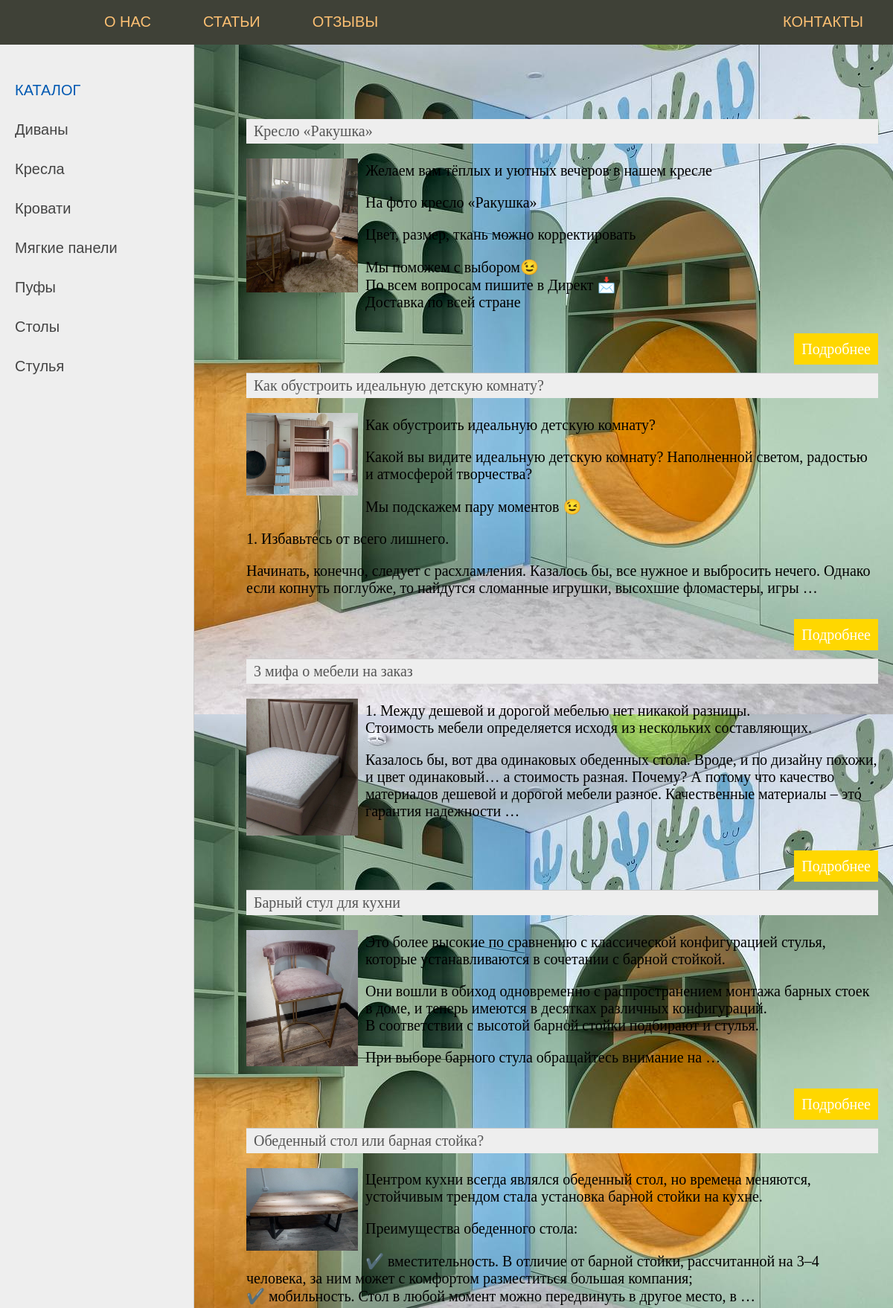
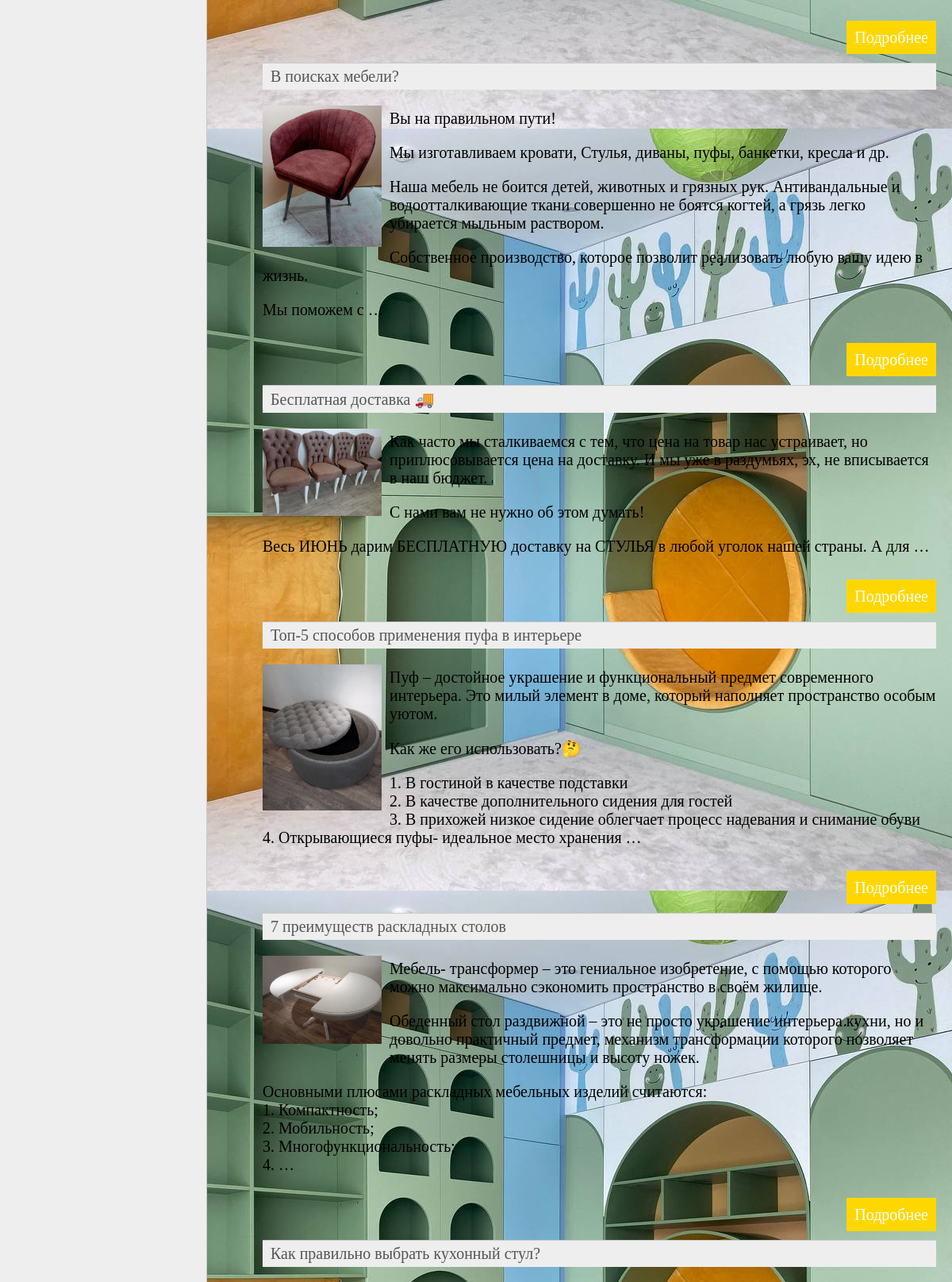
The app's page /content/ (upper part) with its own data (2 pictures, top to bottom).
### candeni/models.py (models this page shows, shortened)
class Category(models.Model):
    name = models.CharField(max_length=100, db_index=True, verbose_name="Категории")
    slug = models.SlugField(max_length=255, unique=True, db_index=True, verbose_name="URL")
    def get_absolute_url(self):
        return reverse('category', kwargs={'cat_id': self.pk})
    class Meta:
        verbose_name = "Категории"
        verbose_name_plural = "Категории"

class Content(models.Model):
    name = models.CharField(max_length=255, verbose_name="Название статьи")
    slug = models.SlugField(max_length=255, unique=True, db_index=True, verbose_name="URL")
    content = models.TextField(blank=True, verbose_name="Текст статьи")
    photo = models.ImageField(upload_to="photos/%Y/%m/%d/", verbose_name="Фото")
    time_update = models.DateTimeField(auto_now=True, verbose_name="Время публикации")
    is_published = models.BooleanField(default=True, verbose_name="Публикация статьи")
    class Meta:
        verbose_name = "Статьи"
        verbose_name_plural = "Статья"
        ordering = ['id']

### candeni/views.py (the view)
# urls.py: path('content/', content, name='content'),
def content(request):
    content = Content.objects.all()
    context = {
        'content': content,
        'menu': menu,
        'title': 'Главная страница',
        'cat_selected': 0
    }
    return render(request, "candeni/postscandeni.html", context=context)

### candeni/templatetags/candeni_tags.py (called while the page is built)
@register.simple_tag(name='getcats')
def get_categories():
    return Category.objects.all()

@register.inclusion_tag('candeni/list_categories.html')
def show_categories(sort=None, cat_selected=0):
    if not sort:
        cats = Category.objects.all()
    else:
        cats = Category.objects.order_by(sort)
    return {'cats': cats, 'cat_selected': cat_selected}

### candeni/templates/candeni/postscandeni.html (shortened to what this page needs)
{% extends 'candeni/base.html' %}
{% block content %}
<ul class="list-articles">
{% for c in content %}
      <li><div class="article-panel">
  <p class="first">{{c.name}}</p>
</div>
{%if c.photo %}
    <p><img class="img-article-left thumb" src="{{c.photo.url}}"></p>
{% endif %}
  {% autoescape on%}
  {{c.content|linebreaks|truncatewords:50}}
    {% endautoescape%}
      <p class="link-read-post"><a href="{{ p.get_absolute_url }}">Подробнее</a></p>
      </li>
  {% endfor %}
</ul>
{% endblock %}

### candeni/templates/candeni/list_categories.html
{% for c in cats %}
      {% if c.pk == cat_selected %}
    <li class="selected">{{ c.name }} </li>
      {% else %}
    <li><a href="{{ c.get_absolute_url }}">{{ c.name }}</a> </li>
      {% endif %}
    {% endfor %}

### candeni/static/candeni/css/styles.css (style rules this page uses)
html, body { background-image: url(../images/fon.jpg); font-family: 'Arial'; margin: 0; padding: 0; height: 100%; width: 100%; color: #444; }
a { color: #0059b2; text-decoration: none; }
img { max-width: 600px; height: auto; }
img.img-article-left { max-width: 300px; height: auto; float: left; padding: 0 10px 10px 0; }
img.img-article-left.thumb { max-width: 150px; height: auto; }
p.link-read-post { text-align: right; }
p.link-read-post a { padding: 10px; min-width: 100px; background: #FFD700; color: #fff; text-decoration: none; }
div.article-panel { background: #eee; padding: 5px 10px 5px 10px; box-sizing: border-box; overflow: hidden; color: #555; }
div.article-panel p.first { margin: 0; float: left; }
ul.list-articles { list-style: none; margin: 0; padding: 0; }
ul.list-articles li { border-bottom: 1px solid #ccc; }
.left-chapters ul li { margin: 30px 0 0 0; color: #999; }
.left-chapters ul li a { color: #444; text-decoration: none; }

### records on screen
Category: name "Диваны"
Category: name "Кресла"
Category: name "Кровати"
Category: name "Мягкие панели"
Category: name "Пуфы"
Category: name "Столы"
Category: name "Стулья"
Content: name "Кресло «Ракушка»", photo (picture), content "Желаем вам тёплых и уютных вечеров в нашем кресле На фото кресло «Ракушка» Цвет, размер, ткань можно корректировать Мы поможем с выбором😉 По всем вопросам пишите в Директ 📩 Доставка по всей стране"
Content: name "Как обустроить идеальную детскую комнату?", photo (picture), content "Как обустроить идеальную детскую комнату? Какой вы видите идеальную детскую комнату? Наполненной светом, радостью и атмосферой творчества? Мы подскажем пару моментов 😉 1. Избавьтесь от всего лишнего. Начинать, конечно, следует с расхламления. Казалось бы, все нужное и выбросить нечего. Однако если копнуть поглубже, то найдутся сломанные игрушки, высохшие фломастеры, игры …"
Content: name "3 мифа о мебели на заказ", photo (picture), content "1. Между дешевой и дорогой мебелью нет никакой разницы. Стоимость мебели определяется исходя из нескольких составляющих. Казалось бы, вот два одинаковых обеденных стола. Вроде, и по дизайну похожи, и цвет одинаковый… а стоимость разная. Почему? А потому что качество материалов дешевой и дорогой мебели разное. Качественные материалы – это гарантия надежности …"
Content: name "Барный стул для кухни", photo (picture), content "Это более высокие по сравнению с классической конфигурацией стулья, которые устанавливаются в сочетании с барной стойкой. Они вошли в обиход одновременно с распространением монтажа барных стоек в доме, и теперь имеются в десятках различных конфигураций. В соответствии с высотой барной стойки подбирают и стулья. При выборе барного стула обращайтесь внимание на …"
Content: name "Обеденный стол или барная стойка?", photo (picture), content "Центром кухни всегда являлся обеденный стол, но времена меняются, устойчивым трендом стала установка барной стойки на кухне. Преимущества обеденного стола: ✔️ вместительность. В отличие от барной стойки, рассчитанной на 3–4 человека, за ним может с комфортом разместиться большая компания; ✔️ мобильность. Стол в любой момент можно передвинуть в другое место, в …"
Content: name "В поисках мебели?", photo (picture), content "Вы на правильном пути! Мы изготавливаем кровати, Стулья, диваны, пуфы, банкетки, кресла и др. Наша мебель не боится детей, животных и грязных рук. Антивандальные и водоотталкивающие ткани совершенно не боятся когтей, а грязь легко убирается мыльным раствором. Собственное производство, которое позволит реализовать любую вашу идею в жизнь. Мы поможем с …"
Content: name "Бесплатная доставка 🚚", photo (picture), content "Как часто мы сталкиваемся с тем, что цена на товар нас устраивает, но приплюсовывается цена на доставку. И мы уже в раздумьях, эх, не вписывается в наш бюджет. С нами вам не нужно об этом думать! Весь ИЮНЬ дарим БЕСПЛАТНУЮ доставку на СТУЛЬЯ в любой уголок нашей страны. А для …"
Content: name "Топ-5 способов применения пуфа в интерьере", photo (picture), content "Пуф – достойное украшение и функциональный предмет современного интерьера. Это милый элемент в доме, который наполняет пространство особым уютом. Как же его использовать?🤔 1. В гостиной в качестве подставки 2. В качестве дополнительного сидения для гостей 3. В прихожей низкое сидение облегчает процесс надевания и снимание обуви 4. Открывающиеся пуфы- идеальное место хранения …"
Content: name "7 преимуществ раскладных столов", photo (picture), content "Мебель- трансформер – это гениальное изобретение, с помощью которого можно максимально сэкономить пространство в своём жилище. Обеденный стол раздвижной – это не просто украшение интерьера кухни, но и довольно практичный предмет, механизм трансформации которого позволяет менять размеры столешницы и высоту ножек. Основными плюсами раскладных мебельных изделий считаются: 1. Компактность; 2. Мобильность; 3. Многофункциональность; 4. …"
Content: name "Как правильно выбрать кухонный стул?"

### other values on screen
{{ m.title }} "О НАС" "СТАТЬИ" "ОТЗЫВЫ"
{{ m.title }} "КОНТАКТЫ"
